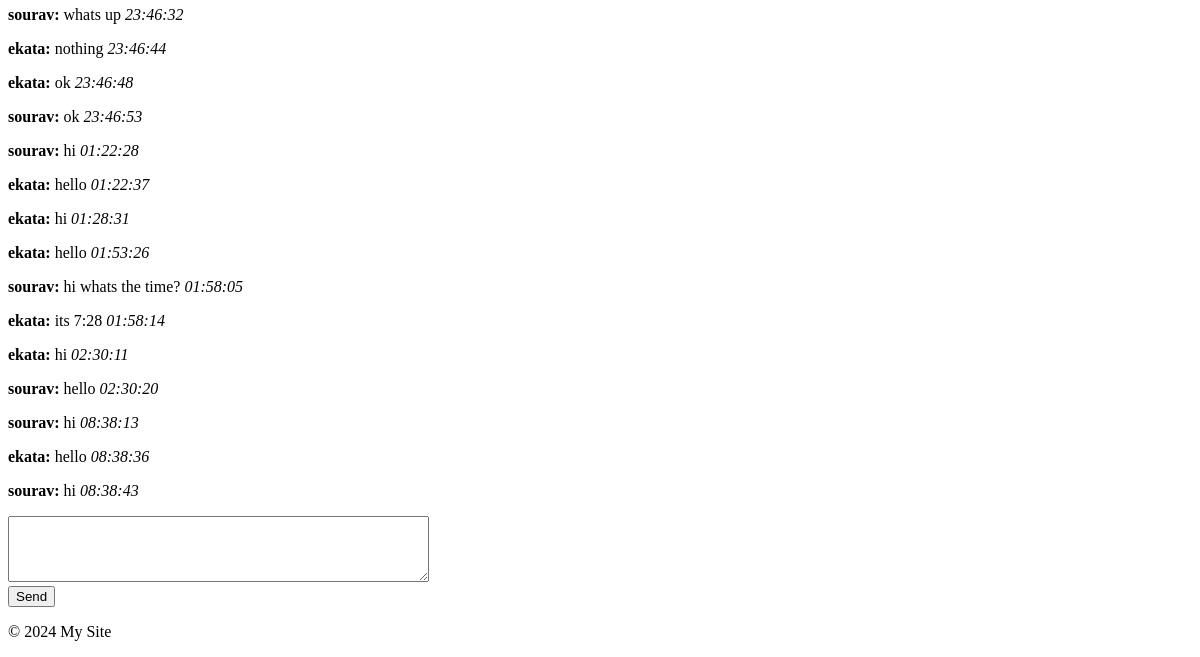
The page /myapp/chat_box/1/ (signed in, lower part) on the database as committed earlier.
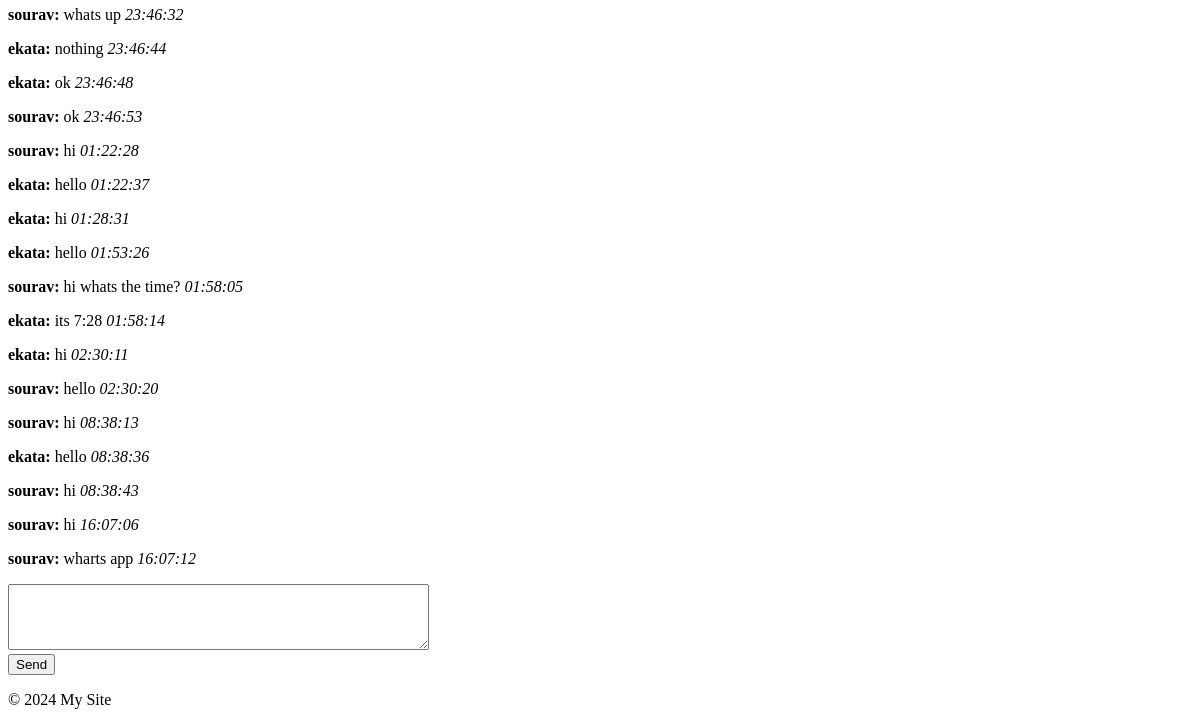
The same page on the database as committed later.
### myapp/models.py (models this page shows, shortened)
class Message(models.Model):
    interest = models.ForeignKey(Interest, on_delete=models.CASCADE, related_name='messages')
    sender = models.ForeignKey(User, on_delete=models.CASCADE)
    text = models.TextField()
    timestamp = models.DateTimeField(auto_now_add=True)
    read = models.BooleanField(default=False)  # New field

### myapp/views.py (the view)
# urls.py: path('chat_box/<int:interest_id>/', views.chat_box, name='chat_box'),
@login_required
def chat_box(request, interest_id):
    interest = get_object_or_404(Interest, id=interest_id, accepted=True)
    if request.user not in [interest.sender, interest.recipient]:
        return redirect('received_interests')
    interest.messages.filter(sender=interest.sender if interest.recipient == request.user else interest.recipient).update(read=True)
    return render(request, 'myapp/chatbox.html', {'interest': interest, 'user': request.user})

### myapp/templates/myapp/chatbox.html (shortened to what this page needs)
{% extends 'myapp/base.html' %}
{% block content %}
<div id="messages">
    {% for message in interest.messages.all %}
        <p><strong>{{ message.sender.username }}:</strong> {{ message.text }} <em>{{ message.timestamp|date:"H:i:s" }}</em></p>
    {% endfor %}
</div>
<form id="chat-form">
    <textarea id="chat-message-input" name="text" rows="4" cols="50"></textarea><br>
    <button type="submit" id="chat-message-submit">Send</button>
</form>
{% endblock %}

Rows that differ between the two databases and show on the page:
added Message: sender.username "sourav", text "hi", timestamp "16:07:06"
added Message: sender.username "sourav", text "wharts app", timestamp "16:07:12"
